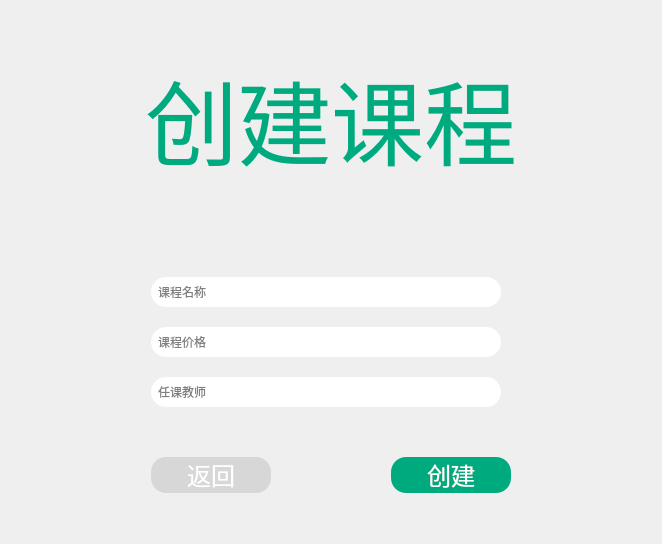
       <widget class="QWidget" name="page_7">
        <layout class="QHBoxLayout" name="horizontalLayout_35">
         <item>
          <layout class="QVBoxLayout" name="verticalLayout_20">
           <item>
            <spacer name="verticalSpacer_19">
             <property name="orientation">
              <enum>Qt::Vertical</enum>
             </property>
             <property name="sizeHint" stdset="0">
              <size>
               <width>20</width>
               <height>40</height>
              </size>
             </property>
            </spacer>
           </item>
           <item>
            <layout class="QHBoxLayout" name="horizontalLayout_33">
             <item>
              <spacer name="horizontalSpacer_10">
               <property name="orientation">
                <enum>Qt::Horizontal</enum>
               </property>
               <property name="sizeHint" stdset="0">
                <size>
                 <width>40</width>
                 <height>20</height>
                </size>
               </property>
              </spacer>
             </item>
             <item>
              <layout class="QVBoxLayout" name="verticalLayout_21">
               <property name="spacing">
                <number>40</number>
               </property>
               <item>
                <widget class="QLabel" name="label_10">
                 <property name="minimumSize">
                  <size>
                   <width>560</width>
                   <height>90</height>
                  </size>
                 </property>
                 <property name="font">
                  <font>
                   <family>隶书</family>
                   <pointsize>70</pointsize>
                  </font>
                 </property>
                 <property name="styleSheet">
                  <string notr="true">color:rgb(0,170,127);</string>
                 </property>
                 <property name="text">
                  <string>创建课程</string>
                 </property>
                 <property name="textFormat">
                  <enum>Qt::MarkdownText</enum>
                 </property>
                 <property name="alignment">
                  <set>Qt::AlignCenter</set>
                 </property>
                </widget>
               </item>
               <item>
                <layout class="QVBoxLayout" name="verticalLayout_22">
                 <property name="spacing">
                  <number>20</number>
                 </property>
                 <property name="leftMargin">
                  <number>100</number>
                 </property>
                 <property name="topMargin">
                  <number>50</number>
                 </property>
                 <item>
                  <widget class="QLineEdit" name="lineEdit_5">
                   <property name="enabled">
                    <bool>true</bool>
                   </property>
                   <property name="minimumSize">
                    <size>
                     <width>300</width>
                     <height>30</height>
                    </size>
                   </property>
                   <property name="maximumSize">
                    <size>
                     <width>350</width>
                     <height>35</height>
                    </size>
                   </property>
                   <property name="styleSheet">
                    <string notr="true">border-radius:15px;
padding:5px;
background-color: rgb(255, 255, 255);</string>
                   </property>
                   <property name="text">
                    <string/>
                   </property>
                   <property name="placeholderText">
                    <string>课程名称</string>
                   </property>
                  </widget>
                 </item>
                 <item>
                  <widget class="QLineEdit" name="lineEdit_6">
                   <property name="enabled">
                    <bool>true</bool>
                   </property>
                   <property name="minimumSize">
                    <size>
                     <width>300</width>
                     <height>30</height>
                    </size>
                   </property>
                   <property name="maximumSize">
                    <size>
                     <width>350</width>
                     <height>35</height>
                    </size>
                   </property>
                   <property name="styleSheet">
                    <string notr="true">border-radius:15px;
padding:5px;
background-color: rgb(255, 255, 255);</string>
                   </property>
                   <property name="inputMask">
                    <string/>
                   </property>
                   <property name="text">
                    <string/>
                   </property>
                   <property name="frame">
                    <bool>true</bool>
                   </property>
                   <property name="echoMode">
                    <enum>QLineEdit::Normal</enum>
                   </property>
                   <property name="placeholderText">
                    <string>课程价格</string>
                   </property>
                  </widget>
                 </item>
                 <item>
                  <widget class="QLineEdit" name="lineEdit_7">
                   <property name="enabled">
                    <bool>true</bool>
                   </property>
                   <property name="minimumSize">
                    <size>
                     <width>300</width>
                     <height>30</height>
                    </size>
                   </property>
                   <property name="maximumSize">
                    <size>
                     <width>350</width>
                     <height>35</height>
                    </size>
                   </property>
                   <property name="styleSheet">
                    <string notr="true">border-radius:15px;
padding:5px;
background-color: rgb(255, 255, 255);</string>
                   </property>
                   <property name="inputMask">
                    <string/>
                   </property>
                   <property name="text">
                    <string/>
                   </property>
                   <property name="frame">
                    <bool>true</bool>
                   </property>
                   <property name="echoMode">
                    <enum>QLineEdit::Normal</enum>
                   </property>
                   <property name="placeholderText">
                    <string>任课教师</string>
                   </property>
                  </widget>
                 </item>
                </layout>
               </item>
               <item>
                <layout class="QHBoxLayout" name="horizontalLayout_34">
                 <property name="spacing">
                  <number>120</number>
                 </property>
                 <property name="leftMargin">
                  <number>100</number>
                 </property>
                 <property name="topMargin">
                  <number>10</number>
                 </property>
                 <property name="rightMargin">
                  <number>100</number>
                 </property>
                 <item>
                  <widget class="QPushButton" name="pushButton_17">
                   <property name="enabled">
                    <bool>true</bool>
                   </property>
                   <property name="sizePolicy">
                    <sizepolicy hsizetype="Minimum" vsizetype="Fixed">
                     <horstretch>0</horstretch>
                     <verstretch>0</verstretch>
                    </sizepolicy>
                   </property>
                   <property name="minimumSize">
                    <size>
                     <width>80</width>
                     <height>30</height>
                    </size>
                   </property>
                   <property name="font">
                    <font>
                     <family>黑体</family>
                     <pointsize>18</pointsize>
                    </font>
                   </property>
                   <property name="layoutDirection">
                    <enum>Qt::LeftToRight</enum>
                   </property>
                   <property name="styleSheet">
                    <string notr="true">QPushButton{
	border-radius:15px;
	color: rgb(255, 255, 255);
	background-color: rgb(215, 215, 215);
}

QPushButton:hover{
	background-color: rgb(235, 235, 235);
}
QPushButton:pressed{
	background-color: rgb(185,185,185);
}</string>
                   </property>
                   <property name="text">
                    <string>返回</string>
                   </property>
                   <property name="autoDefault">
                    <bool>false</bool>
                   </property>
                  </widget>
                 </item>
                 <item>
                  <widget class="QPushButton" name="pushButton_18">
                   <property name="enabled">
                    <bool>true</bool>
                   </property>
                   <property name="sizePolicy">
                    <sizepolicy hsizetype="Minimum" vsizetype="Fixed">
                     <horstretch>0</horstretch>
                     <verstretch>0</verstretch>
                    </sizepolicy>
                   </property>
                   <property name="minimumSize">
                    <size>
                     <width>80</width>
                     <height>30</height>
                    </size>
                   </property>
                   <property name="font">
                    <font>
                     <family>黑体</family>
                     <pointsize>18</pointsize>
                    </font>
                   </property>
                   <property name="layoutDirection">
                    <enum>Qt::LeftToRight</enum>
                   </property>
                   <property name="styleSheet">
                    <string notr="true">QPushButton{
	border-radius:15px;
	background-color: rgb(0,170,127);
	color: rgb(255, 255, 255);
}

QPushButton:hover{
	background-color: rgb(0,200,127);
}
QPushButton:pressed{
	background-color: rgb(0,140,127);
}</string>
                   </property>
                   <property name="text">
                    <string>创建</string>
                   </property>
                   <property name="iconSize">
                    <size>
                     <width>16</width>
                     <height>16</height>
                    </size>
                   </property>
                   <property name="autoRepeatDelay">
                    <number>300</number>
                   </property>
                   <property name="autoDefault">
                    <bool>false</bool>
                   </property>
                  </widget>
                 </item>
                </layout>
               </item>
              </layout>
             </item>
             <item>
              <spacer name="horizontalSpacer_11">
               <property name="orientation">
                <enum>Qt::Horizontal</enum>
               </property>
               <property name="sizeHint" stdset="0">
                <size>
                 <width>40</width>
                 <height>20</height>
                </size>
               </property>
              </spacer>
             </item>
            </layout>
           </item>
           <item>
            <spacer name="verticalSpacer_20">
             <property name="orientation">
              <enum>Qt::Vertical</enum>
             </property>
             <property name="sizeHint" stdset="0">
              <size>
               <width>20</width>
               <height>40</height>
              </size>
             </property>
            </spacer>
           </item>
          </layout>
         </item>
        </layout>
       </widget>
